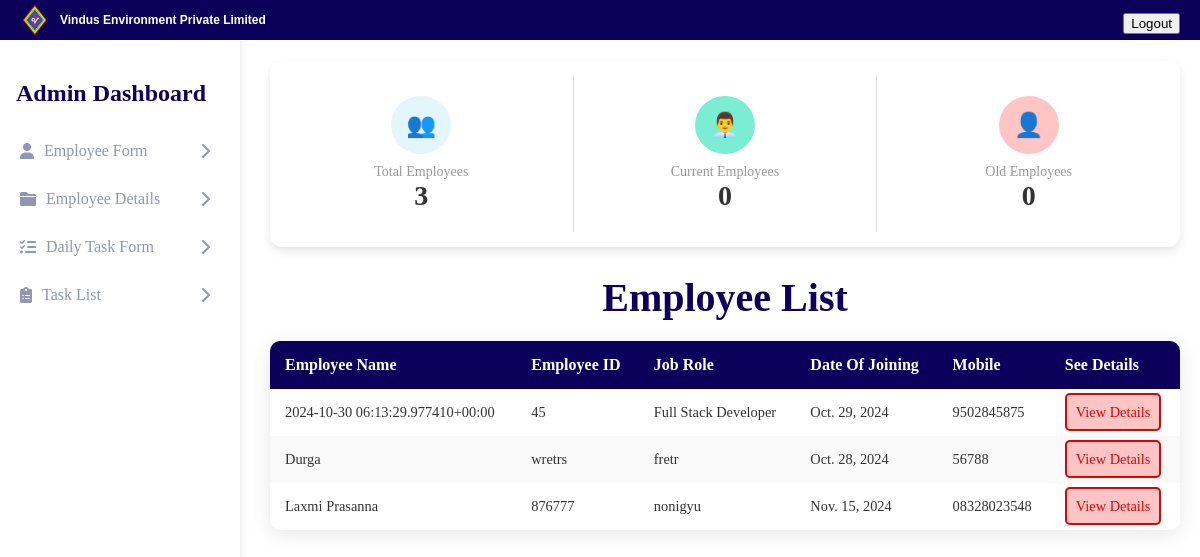
/employees/, run on the app's committed database.
### EmployeeDashboard/models.py (models this page shows, shortened)
class Employee(models.Model):
    GENDER_CHOICES = [
        ('Male', 'Male'),
        ('Female', 'Female'),
        ('Other', 'Other')
    ]
    MARITAL_STATUS_CHOICES = [
        ('Single', 'Single'),
        ('Married', 'Married')
    ]
    EMPLOYMENT_TYPE_CHOICES = [
        ('Full-time', 'Full-time'),
        ('Part-time', 'Part-time'),
        ('Contract', 'Contract')
    ]
    EMPLOYEE_STATUS_CHOICES=[
        ('Active','Active'),
        ('InActive','InActive')
    ]
    YES_NO_CHOICES = [
        ('Yes', 'Yes'),
        ('No', 'No')
    ]
    first_name = models.CharField(max_length=100)
    middle_name = models.CharField(max_length=100, blank=True, null=True)
    last_name = models.CharField(max_length=100)
    profile_picture = models.ImageField(upload_to='profile_pics/', blank=True, null=True)
    dob = models.DateField(verbose_name="Date of Birth")
    place_of_birth = models.CharField(max_length=100)
    employee_status=models.CharField(max_length=15, choices=EMPLOYEE_STATUS_CHOICES)
    father_name = models.CharField(max_length=100)
    gender = models.CharField(max_length=10, choices=GENDER_CHOICES)
    marital_status = models.CharField(max_length=15, choices=MARITAL_STATUS_CHOICES)
    nationality = models.CharField(max_length=50)
    blood_group = models.CharField(max_length=3, blank=True, null=True)
    address = models.TextField(verbose_name="Current Address")
    city = models.CharField(max_length=50)
    state = models.CharField(max_length=50)
    zip_code = models.CharField(max_length=10)
    mobile = models.CharField(max_length=20)
    alternate_phone = models.CharField(max_length=20, blank=True, null=True)
    personal_email = models.EmailField()
    work_email = models.EmailField()
    passport_no = models.CharField(max_length=20, blank=True, null=True)
    passport_valid_from = models.DateField(blank=True, null=True)
    passport_valid_upto = models.DateField(blank=True, null=True)
    passport_file_upload = models.FileField(upload_to='passport_docs/', blank=True, null=True)
    visa_file_upload = models.FileField(upload_to='visa_docs/', blank=True, null=True)
    pan_name = models.CharField(max_length=100, verbose_name="Name as on PAN")
    pan_number = models.CharField(max_length=10)
    pan_upload_file = models.FileField(upload_to='pan_docs/', blank=True, null=True)
    aadhar_name = models.CharField(max_length=100, verbose_name="Name as on Aadhar")
    aadhar_number = models.CharField(max_length=12)
    aadhar_file_upload = models.FileField(upload_to='aadhar_docs/', blank=True, null=True)
    pf_member = models.CharField(max_length=3, choices=YES_NO_CHOICES, default='No', verbose_name="Are you a member of PF?")
    pf_number = models.CharField(max_length=20, blank=True, null=True)
    pf_withdrawn = models.CharField(max_length=3, choices=YES_NO_CHOICES, default='No', verbose_name="Have you withdrawn from previous PF account?")
    uan_number = models.CharField(max_length=20, blank=True, null=True)
    uan_confirmed = models.CharField(max_length=3, choices=YES_NO_CHOICES, default='No')
    active_visa = models.CharField(max_length=3, choices=YES_NO_CHOICES, default='No')
    employee_id = models.CharField(max_length=20, unique=True)
    date_of_joining = models.DateField()
    position = models.CharField(max_length=50)
    department = models.CharField(max_length=50)
    employment_type = models.CharField(max_length=15, choices=EMPLOYMENT_TYPE_CHOICES)
    reporting_manager = models.CharField(max_length=100)
    job_location = models.CharField(max_length=100)
    work_schedule = models.CharField(max_length=50)
    job_related_documents = models.FileField(upload_to='job_docs/', blank=True, null=True)
    highest_degree = models.CharField(max_length=50)
    institution_name = models.CharField(max_length=100)
    field_of_study = models.CharField(max_length=50)
    year_of_graduation = models.IntegerField()
    certifications = models.FileField(upload_to='certifications/', blank=True, null=True)
    previous_company_name = models.CharField(max_length=100)
    previous_job_title = models.CharField(max_length=50)
    previous_work_location = models.CharField(max_length=100)
    previous_exit_date = models.DateField()
    responsibilities = models.TextField()
    reason_for_leaving = models.TextField()
    reference_1_name = models.CharField(max_length=100)
    reference_1_designation = models.CharField(max_length=50)
    reference_1_company_name = models.CharField(max_length=100)
    reference_1_contact = models.CharField(max_length=20)
    reference_1_email = models.EmailField()
    reference_2_name = models.CharField(max_length=100)
    reference_2_designation = models.CharField(max_length=50)
    reference_2_company_name = models.CharField(max_length=100)
    reference_2_contact = models.CharField(max_length=20)
    reference_2_email = models.EmailField()
    emergency_first_name = models.CharField(max_length=100)
    emergency_middle_name = models.CharField(max_length=100, blank=True, null=True)
    emergency_last_name = models.CharField(max_length=100)
    emergency_relationship = models.CharField(max_length=50)
    emergency_home_phone = models.CharField(max_length=20)
    emergency_mobile_phone = models.CharField(max_length=20)
    emergency_city = models.CharField(max_length=50)
    emergency_state = models.CharField(max_length=50)
    emergency_zip_code = models.CharField(max_length=10)
    bank_name_on_account = models.CharField(max_length=100, verbose_name="Name as on Bank Account")
    bank_account_number = models.CharField(max_length=20)
    bank_name = models.CharField(max_length=100)
    bank_branch_name = models.CharField(max_length=100)
    bank_ifsc_code = models.CharField(max_length=11)
    bank_branch_address = models.TextField()
    passbook_file_upload = models.FileField(upload_to='passbook_docs/', blank=True, null=True)
    offer_letter = models.FileField(upload_to='employee_docs/offer_letters/', blank=True, null=True)
    nda_form = models.FileField(upload_to='employee_docs/nda_forms/', blank=True, null=True)
    btech_memo = models.FileField(upload_to='employee_docs/btech_memo/', blank=True, null=True)
    btech_tc = models.FileField(upload_to='employee_docs/btech_tc/', blank=True, null=True)
    relieving_letter = models.FileField(upload_to='employee_docs/relieving_letters/', blank=True, null=True)
    experience_letter = models.FileField(upload_to='employee_docs/experience_letters/', blank=True, null=True)
    payslips = models.FileField(upload_to='employee_docs/payslips/', blank=True, null=True)  # Allows multiple files upload

### EmployeeDashboard/views.py (the view)
# urls.py: path('employees/', employee_list, name='employee_list'),
def employee_list(request):
    employees = Employee.objects.all()
    total_count = employees.count()
    active_count = employees.filter(employee_status='Active').count()
    inactive_count = employees.filter(employee_status='InActive').count()
    context = {
        'employees': employees,
        'total_count': total_count,
        'active_count': active_count,
        'inactive_count': inactive_count,
    }
    return render(request, 'employee_list.html', context)

### templates/employee_list.html (shortened to what this page needs)
<!DOCTYPE html>
<html lang="en">
<head>
</head>
{% extends 'base.html' %}
    {% block content %}
    <div class="main-content">
        <div class="employee-stats">
            <div class="stat-card total">
                <div class="icon"  style="background-color: rgb(226, 246, 252);">👥</div>
                <p>Total Employees</p>
                <h2>    {{ total_count }}
                    </h2>
            </div>
            <div class="stat-card current" >
                <div class="icon" style="background-color: #7bedd3;">👨‍💼</div>
                <p>Current Employees</p>
                <h2>
                   {{ active_count }}
                   </h2>
            </div>
            <div class="stat-card old" >
                <div class="icon" style="background-color: #FFC5C5;">👤</div>
                <p>Old Employees</p>
                <h2>
                  {{ inactive_count }}</h2>
            </div>
        </div>
        <h1>Employee List</h1>
        <table class="employee-table">
            <thead>
                <tr>
                    <th>Employee Name</th>
                    <th>Employee ID</th>
                    <th>Job Role</th>
                    <th>Date Of Joining</th>
                    <th>Mobile</th>
                    <th>See Details</th>
                </tr>
            </thead>
            <tbody>
                {% if employees %}
                {% for employee in employees %}
                <tr>
                    <td>{{ employee.first_name }}</td>
                    <td>{{ employee.employee_id }}</td>
                    <td>{{ employee.position }}</td>
                    <td>{{ employee.date_of_joining }}</td>
                    <td>{{ employee.mobile }}</td>
                    {% if employee.employee_status == "Active" %}
                    <td class="detail"><a href="{% url 'employee_detail' employee.pk %}" class="employee-link-active">View Details</a></td>
                    {% else %}
                    <td class="detail"><a href="{% url 'employee_detail' employee.pk %}" class="employee-link-inactive">View Details</a></td>
                    {% endif %}
                </tr>
                {% endfor %}
                {% else %}
                <tr>
                    <td colspan="6" class="empty-message">No employees found.</td>
                </tr>
                {% endif %}
            </tbody>
        </table>
    </div>
    {% endblock %}

### templates/base.html (shortened to what this page needs)
<!DOCTYPE html>
<html lang="en">
<head>
    {% load static %}
</head>
<body>
    {% include 'includes/header.html' %}
    <div class="layout">
        {% include 'includes/sidebar.html' %}
        {% block content %}{% endblock %}
    </div>
</body>
</html>

### templates/includes/header.html (shortened to what this page needs)
{% load static %}
<!DOCTYPE html>
<html lang="en">
<head>
</head>
<body>
  <nav class="navbar">
    <div class="logo">
      <img src="{% static 'vindus_logo.png' %}" alt="Company Logo">
      <h4>Vindus Environment Private Limited</h4>
    </div>
    <div class="logout">
      <form method="POST" action="{% url 'logout' %}">
        <button type="submit" class="logout-button">Logout</button>
    </form>
    </div>
  </nav>
</body>
</html>

### templates/includes/sidebar.html (shortened to what this page needs)
<!DOCTYPE html>
<html lang="en">
<head>
    {% load static %}
    <link rel="stylesheet" href="https://cdnjs.cloudflare.com/ajax/libs/font-awesome/6.0.0-beta3/css/all.min.css">
</head>
<body>
    <div class="dashboard">
        <aside class="sidebar">
          <h2> Admin Dashboard</h2>
          <ul>
            <li>
                <a href="{% url 'employee_form' %}"><i class="fas fa-user"></i> Employee Form <i class="fas fa-chevron-right"></i></a>
            </li>
            <li>
                <a href="{% url 'employee_list' %}"><i class="fas fa-folder"></i> Employee Details <i class="fas fa-chevron-right"></i></a>
            </li>
            <li>
                <a href="#"><i class="fas fa-tasks"></i> Daily Task Form <i class="fas fa-chevron-right"></i></a>
            </li>
            <li>
                <a href="#"><i class="fas fa-clipboard-list"></i> Task List <i class="fas fa-chevron-right"></i></a>
            </li>
          </ul>
        </aside>
    </div>
</body>
</html>

### templates/employee_list.html (style rules this page uses)
h1 { font-size: 2.5em; color: #0c005a; margin-bottom: 20px; text-align: center; }
.employee-table { width: 100%; max-width: 970px; margin: 0 auto; border-collapse: collapse; background: white; border-radius: 10px; box-shadow: 0 4px 20px rgba(0, 0, 0, 0.1); overflow: hidden; }
.employee-table th, .employee-table td { padding: 15px; text-align: left; }
.employee-table th { background-color: #0c005a; color: white; font-size: 1em; font-weight: bold; }
.employee-table tr:nth-child(even) { background-color: #f9f9f9; }
.employee-table td { color: #333; font-size: 0.9em; }
.employee-link-inactive { text-decoration: none; color: #df0404; transition: color 0.3s ease; background-color: #FFC5C5; padding: 9px; border-radius: 5px; border:2px solid #DF0404; }
.employee-stats { display: flex; background-color: #ffffff; border-radius: 12px; box-shadow: 0px 4px 10px rgba(0, 0, 0, 0.1); overflow: hidden; padding: 15px 0; }
.stat-card { flex: 1; display: flex; align-items: center; justify-content: center; flex-direction: column; padding: 20px; color: #333; }
.stat-card:not(:last-child) { border-right: 1px solid #e0e0e0; }
.stat-card .icon { background-color: #e0f7e9; border-radius: 50%; padding: 15px; margin-bottom: 10px; color: #4caf50; font-size: 24px; }
.stat-card h2 { margin: 0; font-size: 28px; font-weight: 600; }
.stat-card p { margin: 0; font-size: 14px; color: #999; }

### templates/includes/header.html (style rules this page uses)
.navbar { display: flex; font-family: sans-serif; align-items: center; justify-content: space-between; background: #0c005a; height: 40px; padding: 0 20px; color: #fff; border-bottom: 1px solid #ffffff; font-size: 24px; transition: 0.5s; position: sticky; top: 0; z-index: 1000; }
.navbar .logo { display: flex; align-items: center; }
.logo img { width: auto; max-width: 30px; height: auto; margin-right: 10px; }
.logo h4 { margin: 0; font-size: 12px; }

### templates/includes/sidebar.html (style rules this page uses)
body { margin: 0; padding: 0; }
.sidebar { width: 240px; box-shadow: 0 0 10px rgba(0, 0, 0, 0.1); position: fixed; top: 0; left: 0; bottom: 0; overflow-y: auto; }
.sidebar h2 { margin-top: 80px; font-size: 24px; padding: 0 16px; color: #0c005a; text-decoration: none; }
.sidebar ul { list-style-type: none; cursor: pointer; padding: 0; margin: 0; }
.sidebar ul li { padding: 15px 20px; cursor: pointer; display: flex; align-items: center; transition: background-color 0.3s; color: #9197B3; justify-content: space-between; }
.sidebar ul li a { text-decoration: none; color: inherit; display: flex; align-items: center; width: 100%; }
.sidebar ul li i { margin-right: 10px; }
.sidebar ul li i:last-child { margin-left: auto; color: #9197B3; }
.main-content { flex-grow: 1; padding: 20px; margin-left: 250px; border-radius: 8px; }

### data on the page
Employee: first_name "2024-10-30 06:13:29.977410+00:00", employee_id "45", position "Full Stack Developer", date_of_joining "Oct. 29, 2024", mobile "9502845875", employee_status "View Details"
Employee: first_name "Durga", employee_id "wretrs", position "fretr", date_of_joining "Oct. 28, 2024", mobile "56788", employee_status "View Details"
Employee: first_name "Laxmi Prasanna", employee_id "876777", position "nonigyu", date_of_joining "Nov. 15, 2024", mobile "08328023548", employee_status "View Details"

### other printed values
{{ total_count }} "3"
{{ active_count }} "0"
{{ inactive_count }} "0"
